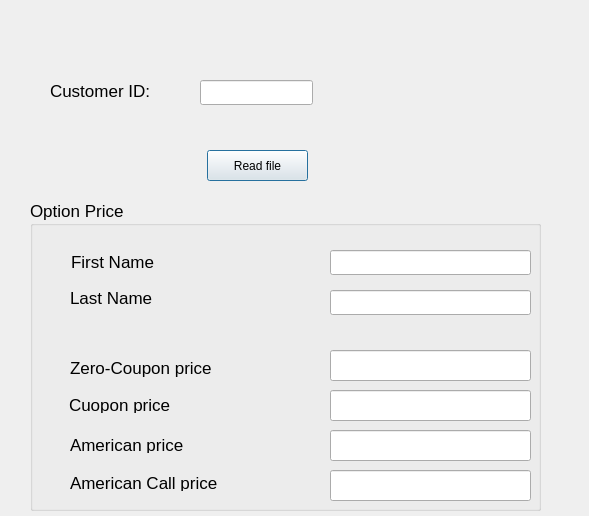
<?xml version="1.0" encoding="UTF-8"?>
<ui version="4.0">
 <class>OfficerGUI</class>
 <widget class="QDialog" name="OfficerGUI">
  <property name="geometry">
   <rect>
    <x>0</x>
    <y>0</y>
    <width>589</width>
    <height>516</height>
   </rect>
  </property>
  <property name="windowTitle">
   <string>Dialog</string>
  </property>
  <widget class="QLabel" name="label">
   <property name="geometry">
    <rect>
     <x>50</x>
     <y>70</y>
     <width>101</width>
     <height>41</height>
    </rect>
   </property>
   <property name="font">
    <font>
     <pointsize>13</pointsize>
    </font>
   </property>
   <property name="text">
    <string>Customer ID:</string>
   </property>
  </widget>
  <widget class="QLineEdit" name="txtCustomerID">
   <property name="geometry">
    <rect>
     <x>200</x>
     <y>80</y>
     <width>113</width>
     <height>25</height>
    </rect>
   </property>
  </widget>
  <widget class="QPushButton" name="cmdOpenFile">
   <property name="geometry">
    <rect>
     <x>207</x>
     <y>150</y>
     <width>101</width>
     <height>31</height>
    </rect>
   </property>
   <property name="text">
    <string>Read file</string>
   </property>
  </widget>
  <widget class="QGroupBox" name="groupBox">
   <property name="geometry">
    <rect>
     <x>30</x>
     <y>200</y>
     <width>511</width>
     <height>311</height>
    </rect>
   </property>
   <property name="font">
    <font>
     <pointsize>13</pointsize>
    </font>
   </property>
   <property name="title">
    <string>Option Price</string>
   </property>
   <widget class="QLineEdit" name="txtZeroCoupon">
    <property name="geometry">
     <rect>
      <x>300</x>
      <y>150</y>
      <width>201</width>
      <height>31</height>
     </rect>
    </property>
   </widget>
   <widget class="QLineEdit" name="txtCuopon">
    <property name="geometry">
     <rect>
      <x>300</x>
      <y>190</y>
      <width>201</width>
      <height>31</height>
     </rect>
    </property>
   </widget>
   <widget class="QLineEdit" name="txtAmerican">
    <property name="geometry">
     <rect>
      <x>300</x>
      <y>230</y>
      <width>201</width>
      <height>31</height>
     </rect>
    </property>
   </widget>
   <widget class="QLineEdit" name="txtLastName">
    <property name="geometry">
     <rect>
      <x>300</x>
      <y>90</y>
      <width>201</width>
      <height>25</height>
     </rect>
    </property>
   </widget>
   <widget class="QLineEdit" name="txtFirstName">
    <property name="geometry">
     <rect>
      <x>300</x>
      <y>50</y>
      <width>201</width>
      <height>25</height>
     </rect>
    </property>
   </widget>
   <widget class="QLabel" name="label_2">
    <property name="geometry">
     <rect>
      <x>41</x>
      <y>53</y>
      <width>131</width>
      <height>17</height>
     </rect>
    </property>
    <property name="text">
     <string>First Name</string>
    </property>
   </widget>
   <widget class="QLabel" name="label_3">
    <property name="geometry">
     <rect>
      <x>40</x>
      <y>88</y>
      <width>101</width>
      <height>20</height>
     </rect>
    </property>
    <property name="text">
     <string>Last Name</string>
    </property>
   </widget>
   <widget class="QLabel" name="label_4">
    <property name="geometry">
     <rect>
      <x>40</x>
      <y>158</y>
      <width>141</width>
      <height>20</height>
     </rect>
    </property>
    <property name="text">
     <string>Zero-Coupon price </string>
    </property>
   </widget>
   <widget class="QLabel" name="label_5">
    <property name="geometry">
     <rect>
      <x>39</x>
      <y>196</y>
      <width>141</width>
      <height>17</height>
     </rect>
    </property>
    <property name="text">
     <string>Cuopon price</string>
    </property>
   </widget>
   <widget class="QLabel" name="label_6">
    <property name="geometry">
     <rect>
      <x>40</x>
      <y>236</y>
      <width>141</width>
      <height>17</height>
     </rect>
    </property>
    <property name="text">
     <string>American price</string>
    </property>
   </widget>
   <widget class="QLineEdit" name="txtAmericanCall">
    <property name="geometry">
     <rect>
      <x>300</x>
      <y>270</y>
      <width>201</width>
      <height>31</height>
     </rect>
    </property>
   </widget>
   <widget class="QLabel" name="label_7">
    <property name="geometry">
     <rect>
      <x>40</x>
      <y>274</y>
      <width>171</width>
      <height>17</height>
     </rect>
    </property>
    <property name="text">
     <string>American Call price</string>
    </property>
   </widget>
  </widget>
 </widget>
 <resources/>
 <connections/>
</ui>
